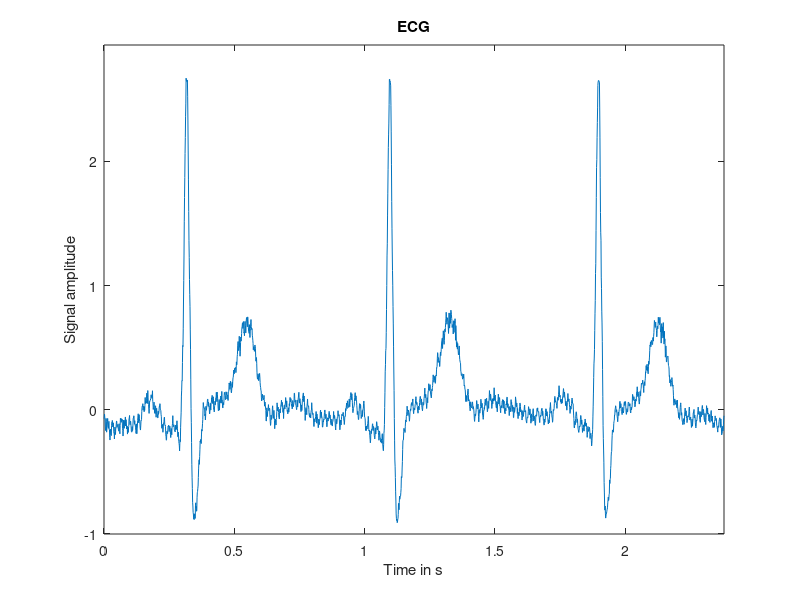
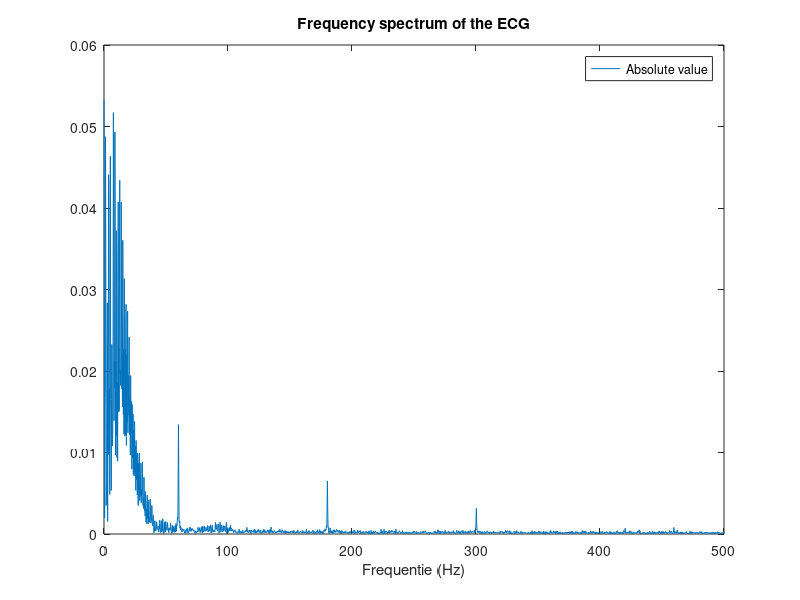
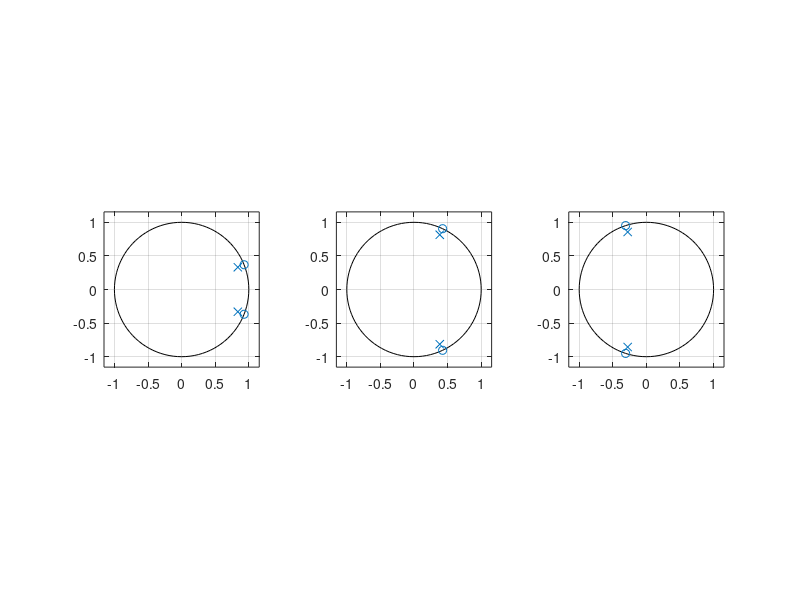
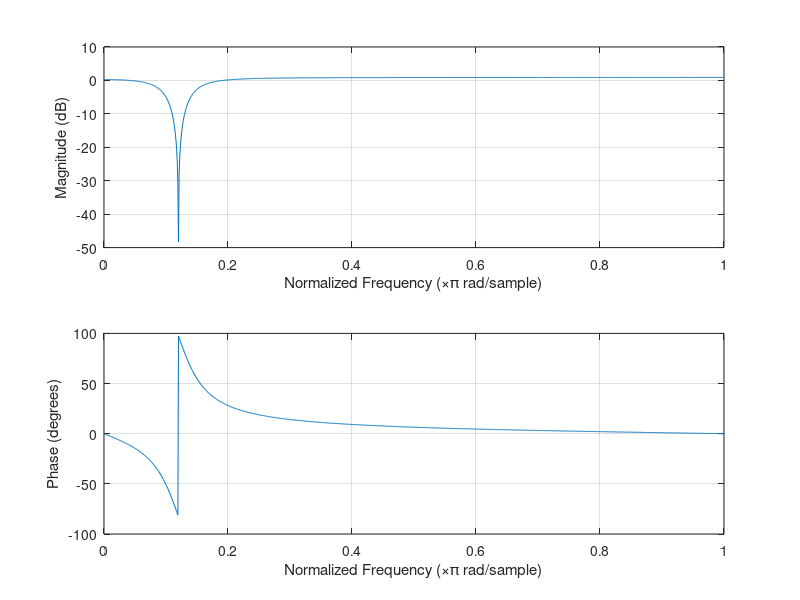

Reproduce these figures in MATLAB, in order. (Note: this script raises an error after producing the figures.)
close all
%% 1)Give sample time domain signal:
%Signal of ecg1
signal = load('ecg.mat');
signal = signal.ecg;

%Sample frequency and period
fs = 1000;
Ts = 1/fs;

%Nyquist frequency
fn = fs / 2;

%Extrema and length of the raw signal
sig_max = max(signal);
sig_min = min(signal);
m = length(signal);
%Plot the signal in the time domain
totaltime = Ts*m;

time = linspace(0,totaltime,m);
plot(time,signal)
axis([0,totaltime,1.1*sig_min,1.1*sig_max]);
xlabel("Time in s");
ylabel("Signal amplitude");
title("ECG");

%% 2.a) Spectrum analysis:
figure

%Calculate the DFT of the signal using the FFT:
n=2^nextpow2(m); %Efficiently calculate FFT using N = power of 2 
X = fft(signal,n)/n; %MATLAB requires this get the correct amplitude
X_real = real(X); %Real component of the fft
X_imag = imag(X); %Imaginary component of the fft
X_abs = abs(X); %Absolute value of the fft

%Rescaling of the output:
%Rescaling based on reccomendations from https://nl.mathworks.com/help/matlab/ref/fft.html
f = fs*(0:(n/2))/n;
X_plot = X_abs(1:n/2+1);

%Plot the frequency spectrum
plot(f,X_plot)
title("Frequency spectrum of the ECG");
legend("Absolute value");
xlabel("Frequentie (Hz)");

%% 2.b) Filter design
figure
%In the frequency spectrum, we powerline noise at 60Hz
%There appear to also be 2 harmonic compenents, at 180Hz(=3*60Hz) and at
%300Hz(=5*60Hz).
%We design 3 notch-filters to remove these 3 components.

%Define frequencies to be removed:
f0 = 60;
f1 = 3*60;
f2 = 5*60;

%Angles on the unit circle for these frequencies:
theta0 = (pi/fn) * f0;
theta1 = (pi/fn) * f1;
theta2 = (pi/fn) * f2;

a = 0.9; %Value defined in lab assignment.

%Values for a-and b-component of the IIR. For the derivation of the
%formula, please refer to the lab report.
b0 = [1 -2*cos(theta0) 1];
b1 = [1 -2*cos(theta1) 1];
b2 = [1 -2*cos(theta2) 1];

a0 = [1 -2*a*cos(theta0) a*a];
a1 = [1 -2*a*cos(theta1) a*a];
a2 = [1 -2*a*cos(theta2) a*a];

%Placement of these poles and zeros on the unit circle:
subplot(1,3,1);
zplane(b0,a0);
subplot(1,3,2);
zplane(b1,a1);
subplot(1,3,3);
zplane(b2,a2);

%% 3) Differential equations and direct form II schematic

%% 4) Impulse and frequency response
%These will only be calculated for the first filter (for 60Hz)
figure
freqz(b0,a0,1024);
fvtool(b0,a0)
%[H,W] = freqz(b0,a0,1024);
%plot(W/pi,20*log10(abs(H)));

figure
impz(b0,a0);
%% 5)Filtering:
signal0 = filter(b0,a0,signal);
signal1 = filter(b1,a1,signal0);
signal2 = filter(b2,a2,signal1);

%Spectrum-analysis after filtering:
figure
X0 = abs(fft(signal0,n) / n);
X1 = abs(fft(signal1,n) / n);
X2 = abs(fft(signal2,n) / n);

X0 = X0(1:n/2+1);
X1 = X1(1:n/2+1);
X2 = X2(1:n/2+1);
subplot(4,1,1)
plot(f,X_plot)
subplot(4,1,2)
plot(f,X0)
subplot(4,1,3)
plot(f,X1)
subplot(4,1,4)
plot(f,X2)

%Time-domain signals:
figure

subplot(4,1,1)
plot(time,signal)
time = linspace(0,totaltime,m);
axis([0,totaltime,1.1*sig_min,1.1*sig_max]);
xlabel("Time in s");
ylabel("Signal amplitude");
title("ECG");

subplot(4,1,2)
plot(time,signal0)
time = linspace(0,totaltime,m);
axis([0,totaltime,1.1*sig_min,1.1*sig_max]);
xlabel("Time in s");
ylabel("Signal amplitude");
title("ECG");

subplot(4,1,3)
plot(time,signal1)
time = linspace(0,totaltime,m);
axis([0,totaltime,1.1*sig_min,1.1*sig_max]);
xlabel("Time in s");
ylabel("Signal amplitude");
title("ECG");

subplot(4,1,4)
plot(time,signal2)
time = linspace(0,totaltime,m);
axis([0,totaltime,1.1*sig_min,1.1*sig_max]);
xlabel("Time in s");
ylabel("Signal amplitude");
title("ECG");

%% 7)Resample
%The highest useful frequency:
f_useful = 50;  %If this is <50, the entire signal is ruined
%The corresponding new sample frequency:
fs_new = 2 * f_useful;

%Find decimation and interpolation values:
proportion = fs_new / fs;
[I,D] = findInterpolationDecimation(proportion,3);
I = double(I);
D = double(D);

%For any resampling, first do the interpolation
resampledSignal = upsample(signal,I);

%Next, use a low pass filter to prevent aliasing
%1) Calculated stopband frequencies for I and D:
fs_I = fs * I;          %Sample frequency after interpolation: Fy = Fx * I
fn_I = fs_I / (2*I);    %Stopband frequency of the new signal = Fy / (2I)
fs_D = fs_I / D;        %Sample frequency after decimation: Fy = Fx / D
fn_D = fs_D / 2;            %Stoband frequency of the new signal = Fy / 2

%The required minimal stopband frequency then is:
fstop = min(fn_I,fn_D);
df = 5;                %Transition band width in Hz
                        %This gives a cutoff frequency of:
                        %(this is the case for a transition band of 10Hz)
wc = (fstop + (fstop - df)) / fs_I * pi;
%wc = 0.25*pi;
%The low pass filters needs to be a IIR filter.
%For the formula, please refer to the lab report:
Ts_I = 1 / fs_I;
Ohm = (2 / Ts) * tan(wc / 2);
b = [Ohm * Ts, Ohm * Ts];
a = [Ohm * Ts + 2, Ohm * Ts - 2];
fvtool(b,a);
freqz(b,a);
resampledSignal = downsample(resampledSignal,D);

figure
subplot(2,1,1)
time = linspace(0,totaltime,m);
plot(time,signal)
axis([0,totaltime,1.1*sig_min,1.1*sig_max]);
xlabel("Time in s");
ylabel("Signal amplitude");
title("ECG");

subplot(2,1,2)
totalTime2 = fs_new * length(resampledSignal);
time2 = linspace(0,totalTime2,length(resampledSignal));
plot(time2,resampledSignal)
axis([0,totalTime2,1.1*min(resampledSignal),1.1*max(resampledSignal)]);
xlabel("Time in s");
ylabel("Signal amplitude");
title("ECG");

n2=2^nextpow2(length(resampledSignal)); %Efficiently calculate FFT using N = power of 2 
X_res = fft(resampledSignal,n2)/n2; %MATLAB requires this get the correct amplitude
X_res = abs(X_res); %Absolute value of the fft

f2 = fs_new*(0:(n2/2))/n2;
X_res = X_res(1:n2/2+1);
figure
plot(f2,X_res)